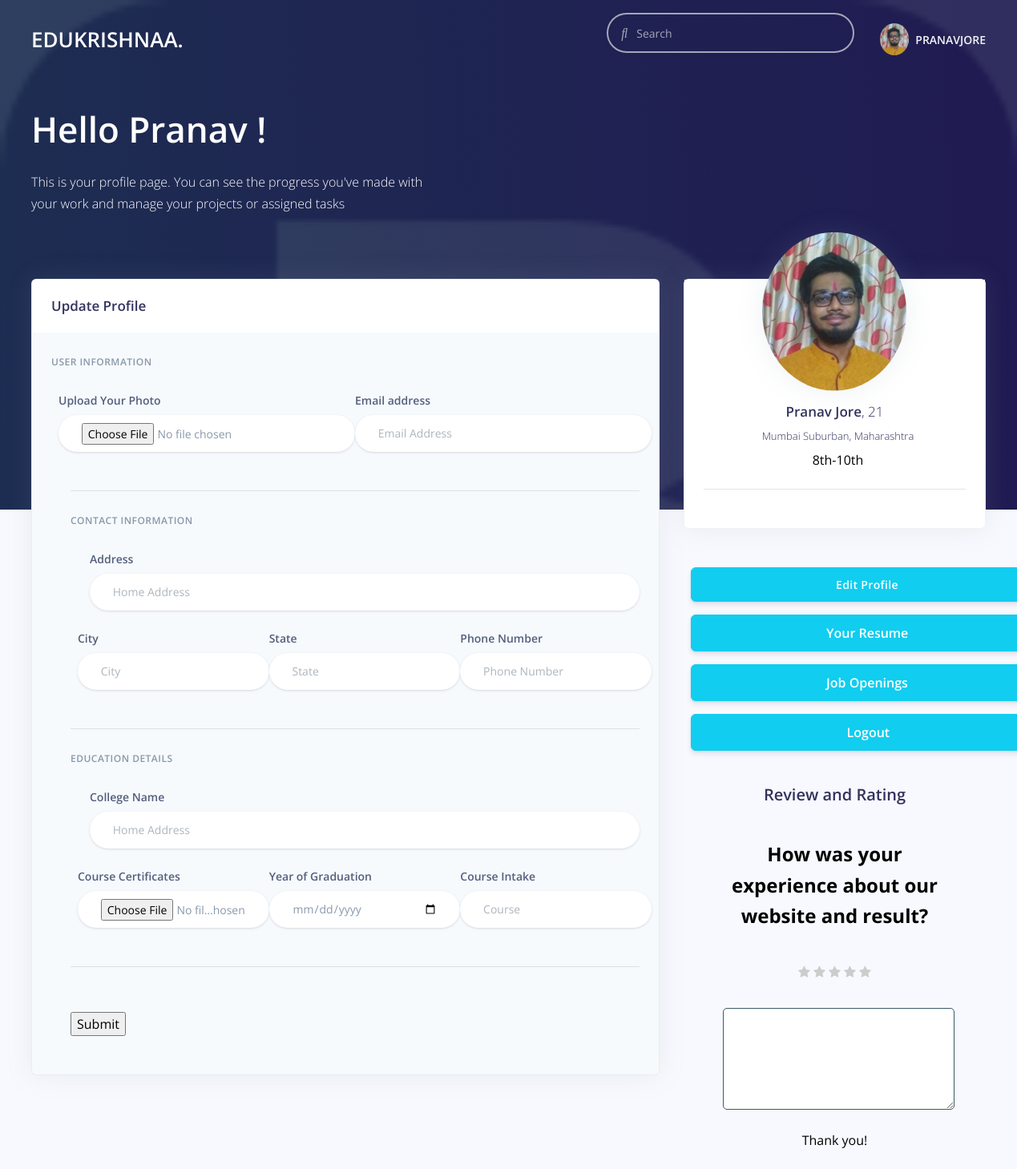
/user_profile (signed in), run on the app's committed database.
### app.py (models this page shows)
class User(db.Model):
    id = db.Column(db.Integer, primary_key=True)
    fname = db.Column(db.String(500))
    lname = db.Column(db.String(500))
    email = db.Column(db.String(500), unique=True)
    dob = db.Column(db.Date)
    age = db.Column(db.Integer)
    phone = db.Column(db.String(500))
    state = db.Column(db.String(500))
    city = db.Column(db.String(500))
    uname = db.Column(db.String(500))
    password = db.Column(db.String(500))
    re_password = db.Column(db.String(500))
    gender = db.Column(db.String(500))
    quali = db.Column(db.String(500))
    fam_income = db.Column(db.String(500))
    roles = db.Column(db.String(500))
    img = db.Column(db.TEXT(100))
    address = db.Column(db.TEXT(255))
    clg_name = db.Column(db.TEXT(255))
    graduation_year = db.Column(db.Date)
    course = db.Column(db.TEXT(255))
    certificate = db.Column(db.TEXT(255))
    otp = db.Column(db.TEXT(100))

### app.py (the view)
@ app.route('/user_profile', methods=['GET', 'POST'])
def user_profile():
    username1 = session['user']
    getinfo = User.query.filter_by(uname=username1).first()
    return render_template("/log_reg_pro/user_profile.html", getinfo=getinfo)

### templates/log_reg_pro/user_profile.html (shortened to what this page needs)
<html>
<head>
  <link href="/../static/assets/css/user_profile.css" rel="stylesheet">
  <link href="/static/assets/css/profile_survey.css" rel="stylesheet">
  <link href="https://maxcdn.bootstrapcdn.com/font-awesome/4.7.0/css/font-awesome.min.css" rel="stylesheet">
</head>
<body>
  <div class="main-content">
    <nav class="navbar navbar-top navbar-expand-md navbar-dark" id="navbar-main">
      <div class="container-fluid">
        <a class="h1 mb-0 text-white text-uppercase d-none d-lg-inline-block" href="/myhome"
          target="_blank">EduKrishnaa.</a>
        <form class="navbar-search navbar-search-dark form-inline mr-3 d-none d-md-flex ml-lg-auto">
          <div class="form-group mb-0">
            <div class="input-group input-group-alternative">
              <div class="input-group-prepend">
                <span class="input-group-text"><i class="fas fa-search"></i></span>
              </div>
              <input class="form-control" placeholder="Search" type="text">
            </div>
          </div>
        </form>
        <ul class="navbar-nav align-items-center d-none d-md-flex">
          <li class="nav-item dropdown">
            <a class="nav-link pr-0" href="#" role="button" data-toggle="dropdown" aria-haspopup="true"
              aria-expanded="false">
              <div class="media align-items-center">
                <span class="avatar avatar-sm rounded-circle">
                  <img alt="Image placeholder" src="/../static/assets/img/{{getinfo.img}}">
                </span>
                <div class="media-body ml-2 d-none d-lg-block">
                  <span class="mb-0 text-sm  font-weight-bold" style="text-transform:uppercase">{{getinfo.uname}}</span>
                </div>
              </div>
            </a>
          </li>
        </ul>
      </div>
    </nav>
    <div class="header pb-8 pt-5 pt-lg-8 d-flex align-items-center"
      style="min-height: 600px; background-image: url(/../static/assets/img/apple-touch-icon.png); background-size: cover; background-position: center top;">
      <span class="mask bg-gradient-default opacity-8"></span>
      <div class="container-fluid d-flex align-items-center">
        <div class="row">
          <div class="col-lg-7 col-md-10">
            <h1 class="display-2 text-white captialize">Hello {{getinfo.fname}} !</h1>
            <p class="text-white mt-0 mb-5">This is your profile page. You can see the progress you've made with your
              work and manage your projects or assigned tasks</p>
          </div>
        </div>
      </div>
    </div>
    <div class="container-fluid mt--7">
      <div class="row">
        <div class="col-xl-4 order-xl-2 mb-5 mb-xl-0">
          <div class="card card-profile shadow">
            <div class="row justify-content-center">
              <div class="col-lg-3 order-lg-2">
                <div class="card-profile-image">
                  <a href="#">
                    <img src="/../static/assets/img/{{getinfo.img}}" class="rounded-circle">
                  </a>
                </div>
              </div>
            </div>
            <div class="card-body pt-0 pt-md-4">
              <div class="row">
                <div class="col">
                  <div class="card-profile-stats d-flex justify-content-center mt-md-5">
                  </div>
                </div>
              </div>
              <div class="text-center">
                <h3 class="captialize">
                  {{getinfo.fname}} {{getinfo.lname}}<span class="font-weight-light">, {{getinfo.age}} </span>
                </h3>
                <div class="h5 font-weight-300">
                  {{getinfo.city}}, {{getinfo.state}}
                </div>
                <div>
                  {{getinfo.quali}}
                </div>
                <hr class="my-4">
              </div>
            </div>
          </div>
          <br>
          <div class="card-body pt-0 pt-md-4">
            <div class="row">
              <p>
                <a href="/user_profile" class="btn btn-info">Edit Profile</a>
              </p>
              <p>
                <a href="/resume_1" class="btn1 btn-info">Your Resume</a>
              </p>
              <p>
                <a href="/jobopenings" class="btn1 btn-info">Job Openings</a>
              </p>
              <a href="/logout" class="btn2 btn-info">Logout</a>
            </div>
            <div>
              <div class="container">
                <div class="wrapper">
                  <div class="master">
                    <h1>Review and Rating</h1>
                    <h2>How was your experience about our website and result?</h2>
                    <div class="rating-component">
                      <div class="status-msg">
                      </div>
                      <div class="stars-box">
                        <i class="star fa fa-star" title="1 star" data-message="Poor" data-value="1"></i>
                        <i class="star fa fa-star" title="2 stars" data-message="Bad" data-value="2"></i>
                        <i class="star fa fa-star" title="3 stars" data-message="Average" data-value="3"></i>
                        <i class="star fa fa-star" title="4 stars" data-message="Nice" data-value="4"></i>
                        <i class="star fa fa-star" title="5 stars" data-message="Very Good " data-value="5"></i>
                      </div>
                      <div class="starrate">
                      </div>
                    </div>
                    <form class="form1" id="form1" name="form1" method="POST" action="/add_feed">
                      <div class="feedback-tags">
                        <div class="tags-box">
                          <textarea style="color: rgb(30, 0, 255);" class="tag form-control" name="review_text"
                            id="inlineFormInputName" rows="5" cols="60" placeholder="please enter your review">
                                      </textarea>
                        </div>
                      </div>
                    </form>
                    <div class="placeholder=" please enter your review"">
                      <div class="success-message">
                        Thank you!
                      </div>
                    </div>
                  </div>
                </div>
              </div>
            </div>
          </div>
        </div>
        <div class="col-xl-8 order-xl-1">
          <div class="card bg-secondary shadow">
            <div class="card-header bg-white border-0">
              <div class="row align-items-center">
                <div class="col-8">
                  <h3 class="mb-0">Update Profile</h3>
                </div>
                <div class="col-4 text-right">
                </div>
              </div>
            </div>
            <div class="card-body">
              <form action="/update" method="post" enctype="multipart/form-data">
                <h6 class="heading-small text-muted mb-4">User information</h6>
                <div class="pl-lg-4">
                  <div class="row">
                    <div class="col-lg-6">
                      <div class="form-group focused">
                        <label class="form-control-label" for="input-username">Upload Your Photo</label>
                        <input type="file" id="file" class="form-control form-control-alternative" name="file" value="">
                      </div>
                    </div>
                    <div class="col-lg-6">
                      <div class="form-group">
                        <label class="form-control-label" for="input-email">Email address</label>
                        <input type="email" name="update_email" id="input-email"
                          class="form-control form-control-alternative" placeholder="Email Address">
                      </div>
                    </div>
                  </div>
                  <hr class="my-4">
                  <h6 class="heading-small text-muted mb-4">Contact information</h6>
                  <div class="pl-lg-4">
                    <div class="row">
                      <div class="col-md-12">
                        <div class="form-group focused">
                          <label class="form-control-label" for="input-address">Address</label>
                          <input id="input-address" name="update_address" class="form-control form-control-alternative"
                            placeholder="Home Address" value="" type="text">
                        </div>
                      </div>
                    </div>
                    <div class="row">
                      <div class="col-lg-4">
                        <div class="form-group focused">
                          <label class="form-control-label" for="input-city">City</label>
                          <input type="text" name="update_city" id="input-city"
                            class="form-control form-control-alternative" placeholder="City" value="">
                        </div>
                      </div>
                      <div class="col-lg-4">
                        <div class="form-group focused">
                          <label class="form-control-label" for="input-country">State</label>
                          <input type="text" name="update_state" class="form-control form-control-alternative"
                            placeholder="State">
                        </div>
                      </div>
                      <div class="col-lg-4">
                        <div class="form-group">
                          <label class="form-control-label" for="">Phone Number</label>
                          <input type="number" name="update_phone" id="" class="form-control form-control-alternative"
                            placeholder="Phone Number">
                        </div>
                      </div>
                    </div>
                  </div>
                  <hr class="my-4">
                  <h6 class="heading-small text-muted mb-4">Education Details</h6>
                  <div class="pl-lg-4">
                    <div class="row">
                      <div class="col-md-12">
                        <div class="form-group focused">
                          <label class="form-control-label" for="input-address">College Name</label>
                          <input id="input-address" name="update_college_name"
                            class="form-control form-control-alternative" placeholder="Home Address" value=""
                            type="text">
                        </div>
                      </div>
                    </div>
                    <div class="row">
                      <div class="col-lg-4">
                        <div class="form-group focused">
                          <label class="form-control-label" for="input-city">Course Certificates</label>
                          <input type="file" id="input-city" name="certificate"
                            class="form-control form-control-alternative" placeholder="City" value="">
                        </div>
                      </div>
                      <div class="col-lg-4">
                        <div class="form-group focused">
                          <label class="form-control-label" for="input-country">Year of Graduation</label>
                          <input type="date" name="graduation_year" class="form-control form-control-alternative">
                        </div>
                      </div>
                      <div class="col-lg-4">
                        <div class="form-group">
                          <label class="form-control-label" for="">Course Intake</label>
                          <input type="text" id="" name="course" class="form-control form-control-alternative"
                            placeholder="Course">
                        </div>
                      </div>
                    </div>
                  </div>
                  <hr class="my-4">
                  <h6 class="heading-small text-muted mb-4"></h6>
                  <div class="form-group focused">
                    <input type="submit" class="button"></input>
                  </div>
                </div>
              </form>
            </div>
          </div>
        </div>
      </div>
    </div>
  </div>
</body>
</html>

### static/assets/css/profile_survey.css (style rules this page uses)
* { -webkit-box-sizing: border-box; box-sizing: border-box; }
body { color: #000000; font-family: "Open Sans", sans-serif; }
.wrapper { margin: 0 auto; max-width: 960px; width: 100%; }
.master { display: -webkit-box; display: -ms-flexbox; display: flex; -webkit-box-orient: vertical; -webkit-box-direction: normal; -ms-flex-direction: column; flex-direction: column; -webkit-box-pack: start; -ms-flex-pack: start; justify-content: flex-start; -webkit-box-align: center; -ms-flex-align: center; align-items: center; padding-top: 40px; }
h1 { font-size: 20px; margin-bottom: 20px; }
h2 { line-height: 160%; margin-bottom: 20px; text-align: center; }
.rating-component { display: -webkit-box; display: -ms-flexbox; display: flex; -webkit-box-orient: vertical; -webkit-box-direction: normal; -ms-flex-direction: column; flex-direction: column; -webkit-box-pack: center; -ms-flex-pack: center; justify-content: center; margin-bottom: 10px; }
.rating-component .status-msg { margin-bottom: 10px; text-align: center; }
.rating-component .stars-box { -ms-flex-item-align: center; align-self: center; margin-bottom: 15px; }
.rating-component .stars-box .star { color: #ccc; cursor: pointer; }
.feedback-tags { min-height: 119px; }
.feedback-tags .tags-box { display: -webkit-box; display: -ms-flexbox; text-align: center; display: flex; -webkit-box-pack: center; -ms-flex-pack: center; justify-content: center; -webkit-box-orient: horizontal; -webkit-box-direction: normal; -ms-flex-direction: row; flex-direction: row; -ms-flex-wrap: wrap; flex-wrap: wrap; }
.feedback-tags .tag { border: 1px solid #395B64; border-radius: 5px; color: #395B64; cursor: pointer; margin-bottom: 10px; margin-left: 10px; padding: 10px; }

### data on the page
User: img (picture), uname "PRANAVJORE", fname "Pranav", lname "Jore", age "21", city "Mumbai Suburban", state "Maharashtra", quali "8th-10th"
